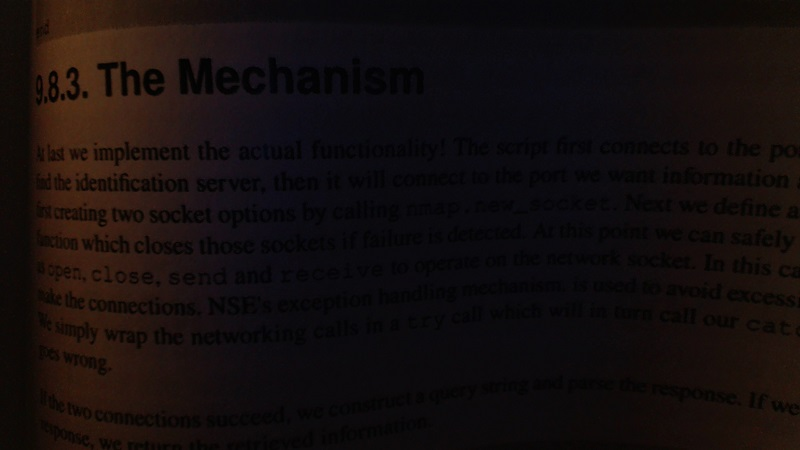
#> input picture images/dark_bookpage.jpg, 800 x 450 px, given in place of the camera
$ python 4_blurring_and_smoothing.py
#> lines starting #> are read from the running program, lines starting #| are printed output that depends on the picture; after the words box and inside, x2 and y2 are one past the last pixel; in counts of white or black regions, pixels touching at a corner belong together
import cv2
import numpy as np

def showFrame(name, img):
	img = cv2.resize(img, (570, 320))
	cv2.imshow(name, img)

cap = cv2.VideoCapture(0)

while True:
	_, frame = cap.read()
#> frame is the input picture: shape (450, 800, 3); mean B, G, R 13.4, 13.6, 20.3

	hsv = cv2.cvtColor(frame, cv2.COLOR_BGR2HSV)
#> hsv: shape (450, 800, 3); mean H, S, V 81.2, 108.8, 21.8

	lower_red = np.array([150, 90, 0])
	upper_red = np.array([250, 250, 255])

	mask = cv2.inRange(hsv, lower_red, upper_red)
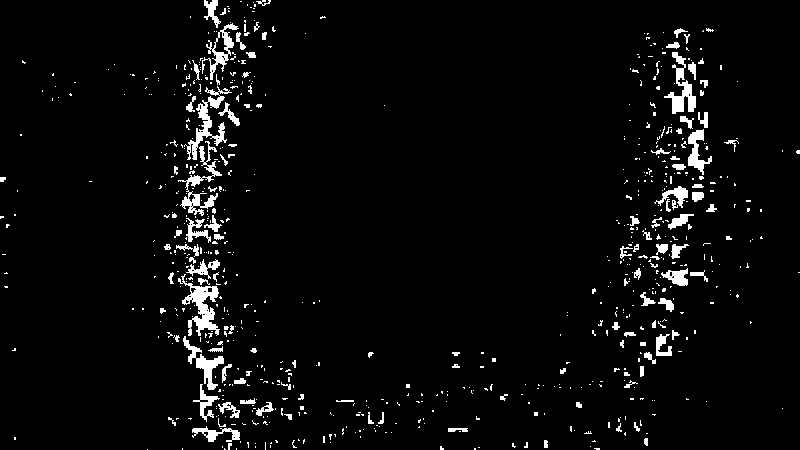
#> mask: shape (450, 800); 4% white; 725 white regions (606 under 20 px), largest, box (x1, y1, x2, y2) and area: (178, 274, 220, 336) 970, (184, 86, 232, 160) 873, (178, 141, 222, 216) 786
	res = cv2.bitwise_and(frame, frame, mask=mask)
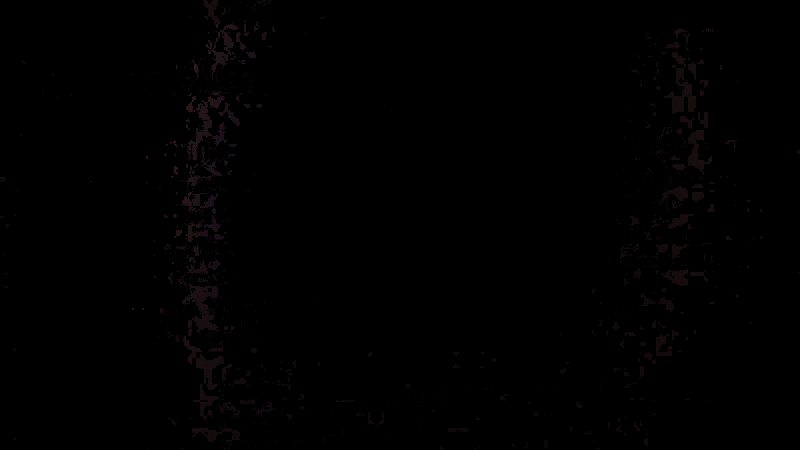
#> res: shape (450, 800, 3); mean B, G, R 0.6, 0.5, 0.8

	kernel = np.ones((15, 15), np.float32) / 255
	smoothed = cv2.filter2D(res, -1, kernel)
	blur = cv2.GaussianBlur(res, (15, 15), 0)
	median = cv2.medianBlur(res, 15)

	showFrame('frame', frame)
	showFrame('mask', mask)
#> call 2 of showFrame, with name = 'mask'
#> in showFrame (call 2), `img = cv2.resize(img, (570, 320))`:
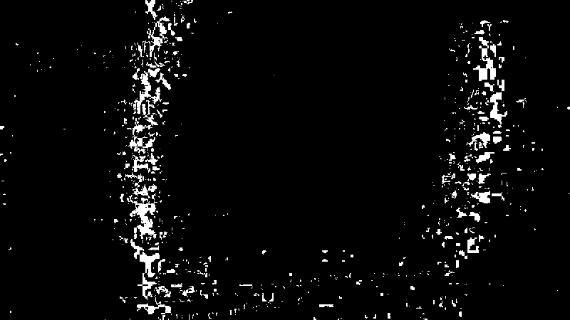
#> img: shape (320, 570); min 0, max 255, mean 10.3
	showFrame('res', res)
	showFrame('smoothed', smoothed)
	showFrame('blur', blur)
	showFrame('median', median)

	if cv2.waitKey(1) & 0xFF == ord('q'):
#> (key q is pressed here)
		break

cap.release()
cv2.destroyAllWindows()

$ run again, on images/template_matching_image.jpg
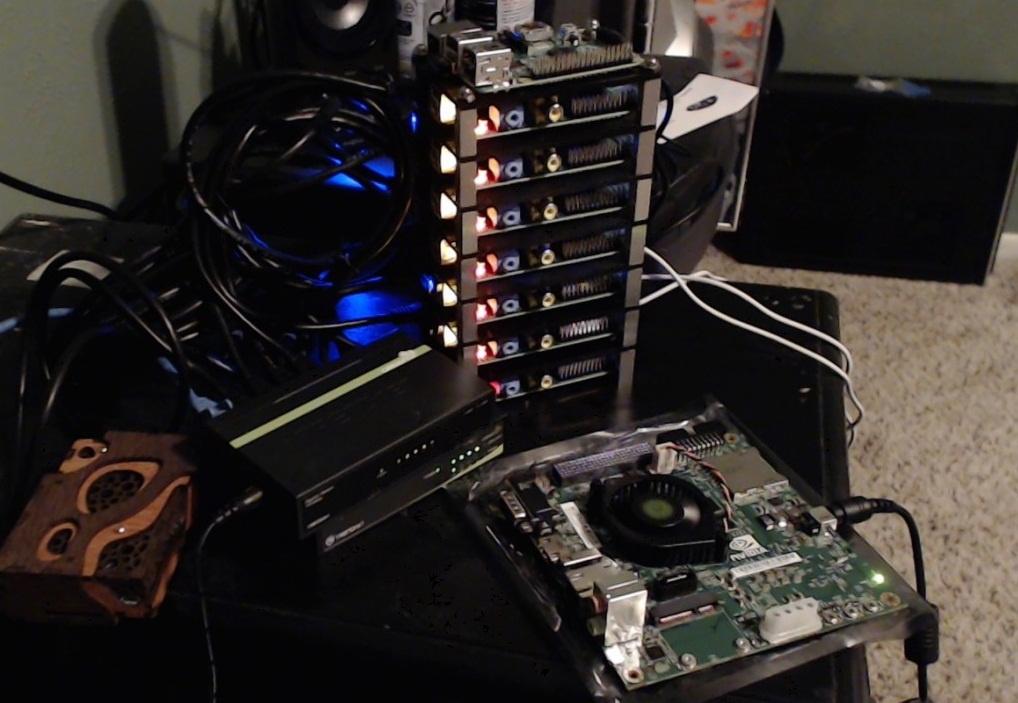
#> input picture images/template_matching_image.jpg, 1018 x 703 px, given in place of the camera
#> frame is the input picture: shape (703, 1018, 3); mean B, G, R 40.7, 43.2, 48.1
#> hsv: shape (703, 1018, 3); mean H, S, V 61, 68.9, 50.5
#> `mask = cv2.inRange(hsv, lower_red, upper_red)`:
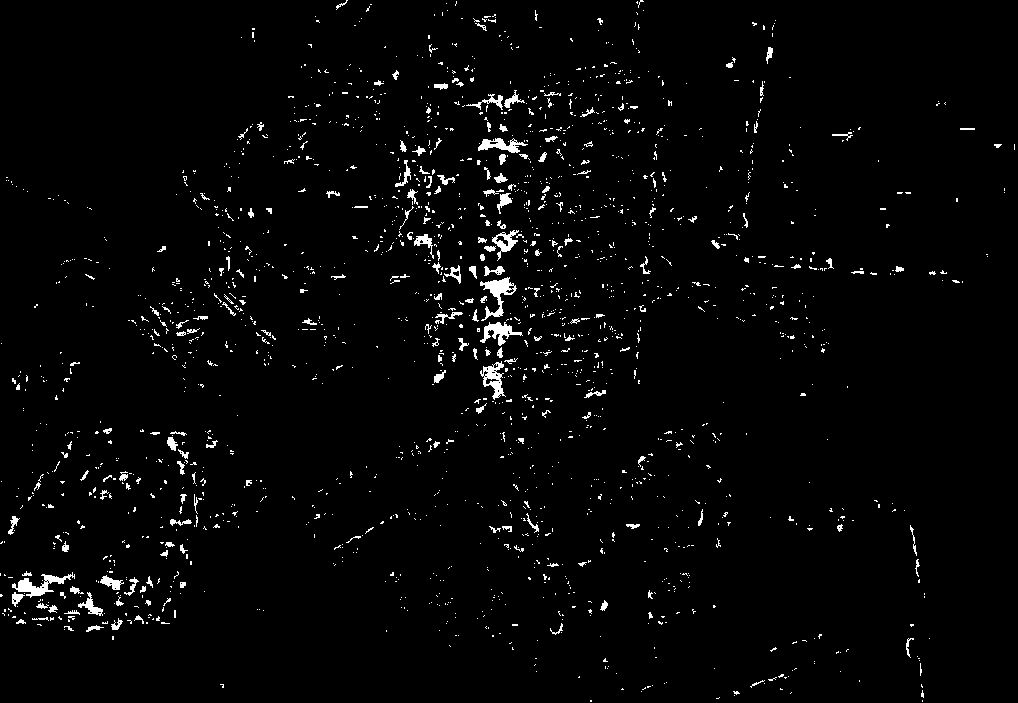
#> mask: shape (703, 1018); 2.4% white in thin lines or dots
#> img: shape (320, 570)
#> in showFrame (call 3), `img = cv2.resize(img, (570, 320))`:
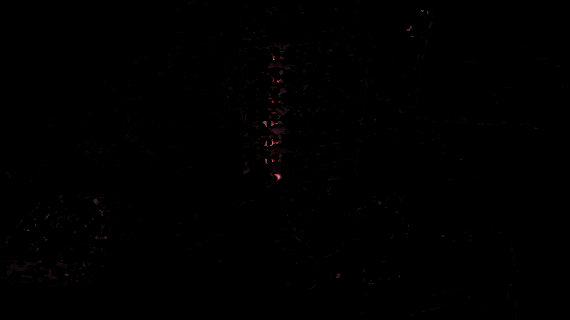
#> img: shape (320, 570, 3); mean of channels 0, 1, 2 0.3, 0.2, 0.5; drawn as B, G, R
